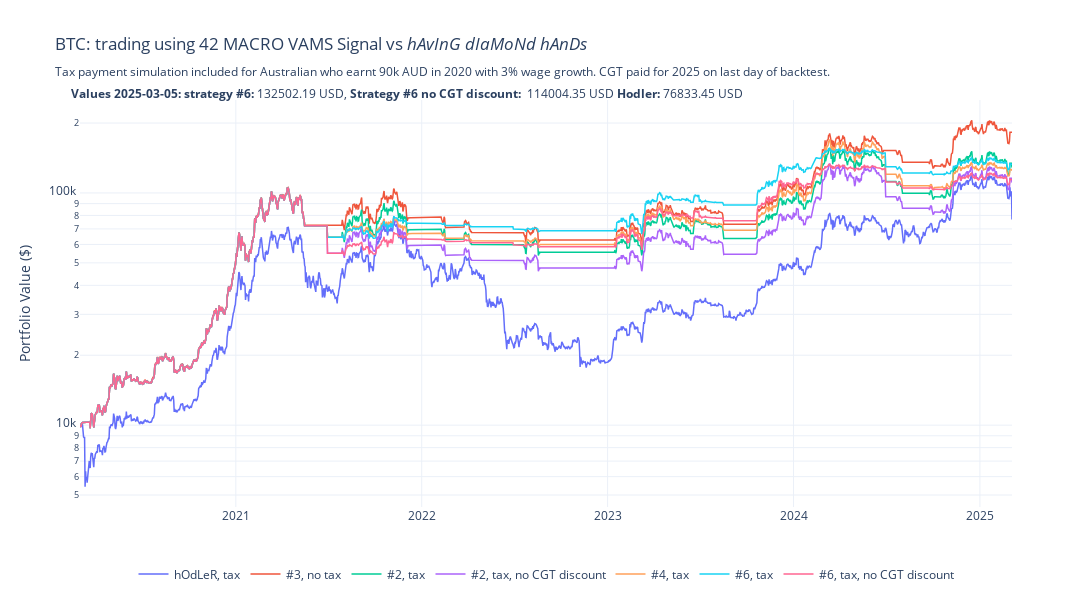

The cell this chart's notebook holds for it:
### Code cell
# "NoTaxCalc": less_ords, "1 BT per FY (no tax)": pfnotax, "1 BT per FY (taxed)": pftax,
title = f'BTC: trading using 42 MACRO VAMS Signal vs <i>hAvInG dIaMoNd hAnDs</i><br><sub>Tax payment simulation included for Australian who earnt 90k AUD in 2020 with 3% wage growth. CGT paid for 2025 on last day of backtest.</sub><br>\
    <sub><b>Values 2025-03-05: strategy #6: </b>{pf5tax.value().iloc[-1]:.2f} USD, <b>Strategy #6 no CGT discount: </b> {pf6tax.value().iloc[-1]:.2f} USD <b>Hodler: </b>{hodler_final_val_series.iloc[-1]:.2f} USD</sub>'
compfig = taxCalcs.plot_portfolios({"hOdLeR, tax": hodler_final_val_series, "#3, no tax": pfnotax.value(),
                                    "#2, tax": pftax.value(), "#2, tax, no CGT discount": pf2tax.value(), "#4, tax": pf3tax.value(),
                                   "#6, tax": pf5tax.value(), "#6, tax, no CGT discount": pf6tax.value()},
                                   title = title, return_fig = True)#"BTC: trading using 42 MACRO VAMS Signal vs hAvInG dIaMoNd hAnDs")
compfig.show()

### Figure 1 — Plotly figure (JSON) as saved in the notebook; plotly's stock layout.template omitted (floating-point values rounded to 4 significant figures; data arrays with more than 128 entries replaced by an {"elided": "..."} marker saying what was removed)
{"data": [{"line": {"width": 1.5}, "mode": "lines", "name": "hOdLeR, tax", "type": "scatter", "x": {"elided": "1831 str values"}, "y": {"elided": "1831 float values"}}, {"line": {"width": 1.5}, "mode": "lines", "name": "#3, no tax", "type": "scatter", "x": {"elided": "1831 str values"}, "y": {"elided": "1831 float values"}}, {"line": {"width": 1.5}, "mode": "lines", "name": "#2, tax", "type": "scatter", "x": {"elided": "1831 str values"}, "y": {"elided": "1831 float values"}}, {"line": {"width": 1.5}, "mode": "lines", "name": "#2, tax, no CGT discount", "type": "scatter", "x": {"elided": "1831 str values"}, "y": {"elided": "1831 float values"}}, {"line": {"width": 1.5}, "mode": "lines", "name": "#4, tax", "type": "scatter", "x": {"elided": "1831 str values"}, "y": {"elided": "1831 float values"}}, {"line": {"width": 1.5}, "mode": "lines", "name": "#6, tax", "type": "scatter", "x": {"elided": "1831 str values"}, "y": {"elided": "1831 float values"}}, {"line": {"width": 1.5}, "mode": "lines", "name": "#6, tax, no CGT discount", "type": "scatter", "x": {"elided": "1831 str values"}, "y": {"elided": "1831 float values"}}], "layout": {"height": 600, "hovermode": "x unified", "legend": {"orientation": "h", "x": 0.5, "xanchor": "center", "y": -0.2, "yanchor": "bottom"}, "showlegend": true, "title": {"text": "BTC: trading using 42 MACRO VAMS Signal vs <i>hAvInG dIaMoNd hAnDs</i><br><sub>Tax payment simulation included for Australian who earnt 90k AUD in 2020 with 3% wage growth. CGT paid for 2025 on last day of backtest.</sub><br>    <sub><b>Values 2025-03-05: strategy #6: </b>132502.19 USD, <b>Strategy #6 no CGT discount: </b> 114004.35 USD <b>Hodler: </b>76833.45 USD</sub>"}, "width": 1200, "yaxis": {"title": {"text": "Portfolio Value ($)"}, "type": "log"}}}
